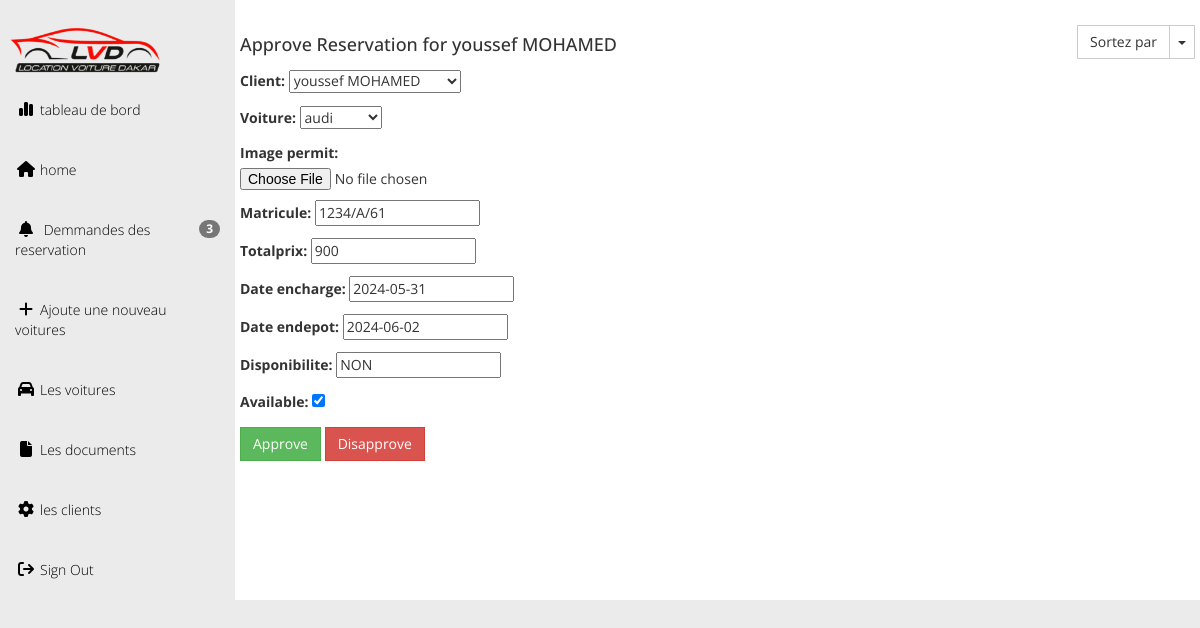
/administration/approve_reservation/32/ (signed in), run on the app's committed database.
### index/models.py (models this page shows, shortened)
class Commande_reservation(models.Model):
    client = models.OneToOneField(Client, on_delete=models.PROTECT)
    voiture = models.OneToOneField(Voiture, on_delete=models.PROTECT, blank=True, null=True)
    image_permit = models.ImageField(upload_to='permit/%y/%m/%d', blank=True, null=True)
    matricule = models.CharField(max_length=10, default='0000/0/00')
    totalprix = models.CharField(max_length=10, default='0')
    date_encharge = models.DateField(null=True, blank=True)
    date_endepot = models.DateField(null=True, blank=True)
    disponibilite = models.CharField(max_length=5, default='NON')
    available=models.BooleanField(default=False)

### account/models.py (models this page shows)
class Client(models.Model):
    user = models.OneToOneField(User, on_delete=models.CASCADE, related_name='client_profile')
    nom = models.CharField(max_length=20)
    prenom = models.CharField(max_length=20)
    cin = models.CharField(max_length=20)
    naissance = models.DateField()
    permit = models.CharField(max_length=20)
    delevrence = models.DateField()
    email = models.CharField(max_length=30)
    adresse = models.CharField(max_length=50)
    adresse2 = models.CharField(max_length=50, blank=True, null=True)
    pays = CountryField(blank_label='(choisissez un pays)')
    phone = PhoneNumberField(region='MA')
    image_user = models.ImageField(upload_to='user/%y/%m/%d', blank=True, null=True)
    def __str__(self):
        return f"{self.nom} {self.prenom}"

### administration/views.py (the view)
# urls.py: path('approve_reservation/<int:pk>/', views.approve_reservation, name='approve_reservation'),
@login_required
def approve_reservation(request, pk):
    if not request.user.is_staff:
        return redirect('admin_login')
    reservation = get_object_or_404(Commande_reservation, pk=pk)
    if request.method == 'POST':
        if 'approve' in request.POST:
            reservation.available = True
            reservation.save()
            for user in User.objects.all():
                Notification.objects.create(user=user, message=f"La réservation de {reservation.client.nom} {reservation.client.prenom} a été approuvée.")
            return redirect('index')  # Adjust this to your list view
        elif 'disapprove' in request.POST:
            reservation.delete()
            return redirect('demmande')
    else:
        form = CommandeReservationForm(instance=reservation)
    return render(request, 'administration/approve_reservation.html', {'form': form, 'reservation': reservation})

### administration/forms.py
class CommandeReservationForm(forms.ModelForm):
    class Meta:
        model = Commande_reservation
        fields = '__all__'

### administration/context_processors.py (called while the page is built)
def global_count(request):
    commande = Commande_reservation.objects.all()
    commande_count = commande.count()
    voiture_dispo = Voiture.objects.all()
    available_count = sum(1 for voiture in voiture_dispo if voiture.disponibilite.lower() == 'oui')
    forms = {res.pk: UpdateDateForm(instance=res) for res in commande}
    return {
        'commande_count': commande_count,
        'available_count': available_count
    }

### administration/models.py (called while the page is built)
    def __str__(self):
        return self.marque

### templates/administration/approve_reservation.html (shortened to what this page needs)
{% load static %}
<!DOCTYPE html>
<head>
  <link rel="stylesheet" href="{% static 'administration/css/templatemo_main.css' %}">
  <link rel="stylesheet" href="{% static 'css/all.min.css' %}">
</head>
<body>
  <div class="template-page-wrapper">
    <div class="navbar-collapse collapse templatemo-sidebar">
      <ul class="templatemo-sidebar-menu">
        <li>
          <img src="{% static 'images/LVD-logo-Transparent2.ico' %}" alt="" width="70px" height="60px" style="scale: 2.5; margin-left: 50px;" >
        </li>
        <li ><a href="{% url 'reservation_statistiques' %}"><i class="fa-solid fa-chart-simple"></i>tableau de bord</a></li>
        <li ><a href="{% url 'index' %}"><i class="fa fa-home"></i>home</a></li>
        <li><a href="{% url 'demmande' %}"><i class="fa-sharp fa-solid fa-bell"></i><span class="badge pull-right">3</span> Demmandes des reservation</a></li>
        <li><a href="{% url 'ajoute_voiture' %}"><i class="fa-solid fa-plus"></i>Ajoute une nouveau voitures</a></li>
        <li><a href="{% url 'voitures' %}"><i class="fa-solid fa-car"></i>Les voitures</a></li>
        <li><a href="{% url 'document_vehicule_view' %}"><i class="fa-sharp fa-solid fa-file"></i>Les documents</a></li>
        <li><a href=""><i class="fa fa-cog"></i>les clients</a></li>
        <li><a href="" data-toggle="modal" data-target="#confirmModal"><i class="fa fa-sign-out"></i>Sign Out</a></li>
      </ul>
    </div>
      <div class="templatemo-content-wrapper">
        <div class="templatemo-content">
          <div class="row">
            <div class="row">
              <div class="col-md-12">
                <div class="btn-group pull-right" id="templatemo_sort_btn">
                  <button type="button" class="btn btn-default">Sortez par</button>
                  <button type="button" class="btn btn-default dropdown-toggle" data-toggle="dropdown">
                    <span class="caret"></span>
                  </button>
                </div>
                <div class="table-responsive">
                  <h4 class="margin-bottom-15">Approve Reservation for {{ reservation.client.nom }} {{ reservation.client.prenom }}</h4>
                  <form method="post">
                        {{ form.as_p }}
                        <button type="submit" name="approve" class="btn btn-success">Approve</button>
                        <button type="submit" name="disapprove" class="btn btn-danger">Disapprove</button>
                    </form>
                </div>
    </div>
</body>
</html>

### project/static/administration/css/templatemo_main.css (style rules this page uses)
* { font-family: 'Open Sans', sans-serif; }
body { background-color: rgb(235,235,235); }
.templatemo-content-wrapper { float: left; width: 100%; }
.templatemo-content { margin-left: 235px; margin-top: 0px; min-height: 600px; padding: 25px 20px 0 20px; background-color: white; overflow-x: hidden; }
.margin-bottom-15 { margin-bottom: 15px; }
.templatemo-sidebar { padding: 0; margin-top: 20px; }
.templatemo-sidebar .templatemo-sidebar-menu { list-style: none; margin: 0; padding: 0; }
.templatemo-sidebar .templatemo-sidebar-menu > li { display: block; margin: 0; padding: 0; border: 0px; }
.templatemo-sidebar .templatemo-sidebar-menu > li > a { display: block; position: relative; margin: 0; border: 0px; padding: 20px 15px; text-decoration: none; font-size: 14px; font-weight: 300; }
.templatemo-sidebar-menu a { color: black; }
.templatemo-sidebar .templatemo-sidebar-menu > li > a > i { font-size: 16px; top: 2px; margin-top: 1px; margin-left: 1px; margin-right: 4px; display: inline-block; width: 1.25em; text-align: center; }
#templatemo_sort_btn { margin-bottom: 20px; }
.nav-pills>li>a, .nav-tabs>li>a, .alert, .progress, .panel, .btn, .panel-group .panel, .form-control, .modal-content, .breadcrumb { border-radius: 0; }
@media screen and (min-width: 992px) { .templatemo-sidebar { width: 235px; float: left; position: relative; margin-right: -100%; } }

### data on the page
Commande_reservation: client.nom "youssef", client.prenom "MOHAMED", client "youssef MOHAMED", voiture "audi", matricule "1234/A/61", totalprix "900", date_encharge "2024-05-31", date_endepot "2024-06-02", disponibilite "NON", available "☑"
